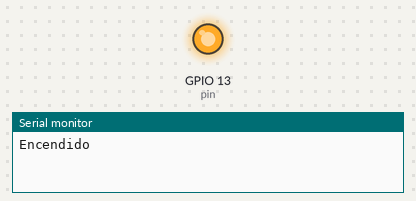
Bench run of a sketch on a simulated ESP32. Shown: output pins drawn as LEDs (lit = HIGH), the last lines printed to the serial monitor.

Above: at 5.0 s.
At 10.5 s:
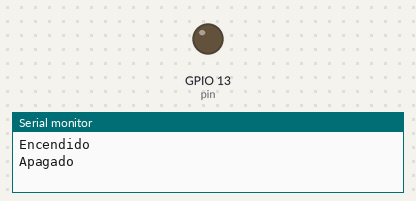
Timing chart, 0 to 14.3 s (numbered marks = the images above):
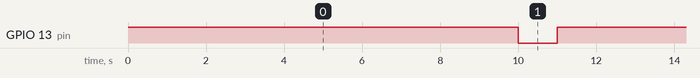

Measured:
- by itself, GPIO 13 (pin): alternates HIGH for 10.0 s and LOW for 1.0 s

The sketch:

7ColorFlash_Esp32.ino
```cpp
int pin = 13;
void setup() {
  Serial.begin(9600);
  pinMode(pin, OUTPUT);
}
void loop() {
  digitalWrite(pin, HIGH);
  Serial.println("Encendido");
  delay (10000);
  digitalWrite(pin, LOW);
  Serial.println("Apagado");
  delay (1000);
}
```
